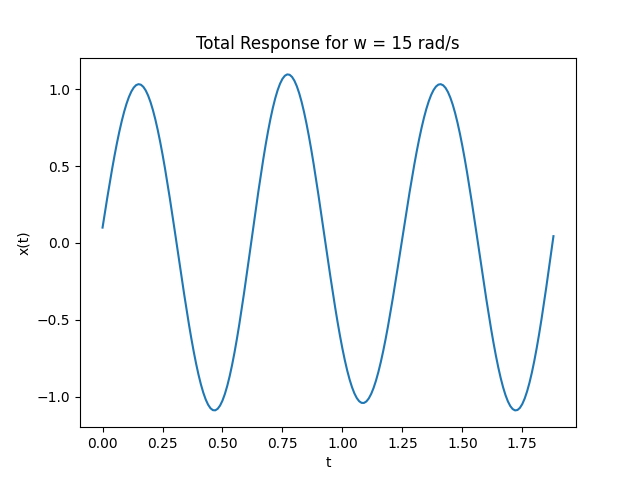

The script that saved this image:
import numpy as np
import math

m = 10
k = 1000

W_n = math.sqrt(k/m)
T_n = (2*math.pi)/W_n

t = np.arange(0, 3*T_n, 0.01)

X = []
for i in t:
    value = 0.1*math.cos(W_n*i) + 1.06*math.sin(W_n*i) -0.04*math.sin(15*i)
    X.append(value)
    
import matplotlib.pyplot as plt
plt.plot(t, X)
plt.title("Total Response for w = 15 rad/s")
plt.xlabel("t")
plt.ylabel("x(t)")
plt.savefig("TR_Q1_W15")
plt.show()
